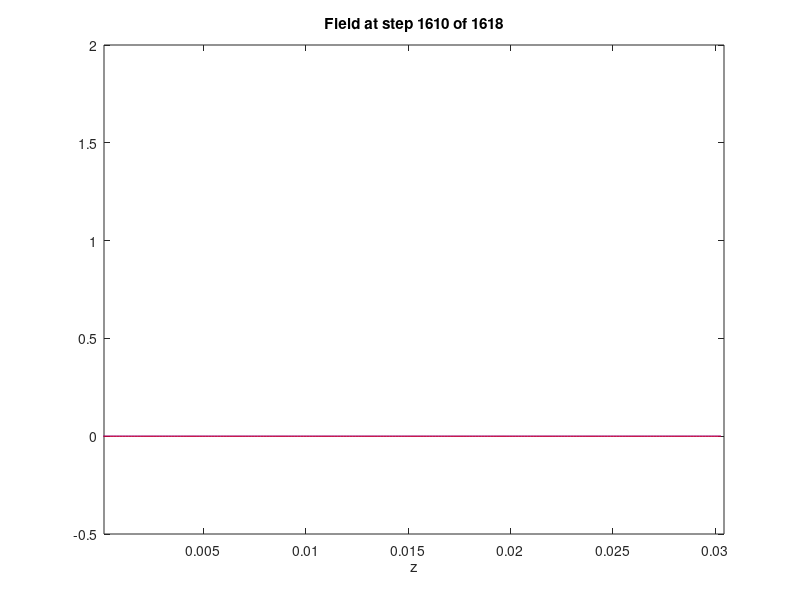

MATLAB code to generate this figure:
%fdtd1d_step2.m
% Add Gaussian source to FDTD Engine
%initialize matlab/octave
close all;
clc;
clear all;

%units MKS
meters = 1;
centimeters = 1e-2*meters;
millimeters = 1e-3*meters;
inches = 2.54 * centimeters;
feet = 12 * inches;

seconds = 1;

hertz = 1 / seconds;
kilohertz = 1e3 * hertz;
megahertz = 1e6 * hertz;
gigahertz = 1e9 * hertz;

%constants
c0 = 29979458 * meters/seconds; %speed of light
e0 = 8.8541878176e-12 * 1 / meters; %permitivity
u0 = 1.2566370614e-6 * 1 / meters; %permeability

%Open a figure
figure('color', 'w')
%%%%%%%% Dashboard %%%%%%%%%%%%%%
%Source Parameters
fmax = 5.0 * gigahertz;

%Grid Parameters
nmax = 1; %max refraction index
NLAM = 40; % grid resolution of ten points
NBUFZ = [100 100]; %buffer zone, 100 points before and after.

%%%%% Compute opimized grid %%%%%%
%Nominal resolution
lam0 = c0/fmax; %wavelength at max freq;
dz = lam0 / nmax / NLAM;

%Compute grid size
Nz = sum(NBUFZ) + 3; %number of point on the grid

% Comupute Grid Axis
za = [0:Nz-1] * dz; %grid axis

%%%%%% Buid device on grid %%%%%
%initialize material to free space
ER = ones(1, Nz);%relative permeability air
UR = ones(1, Nz);%relative permitivity

%%% Compute the source
%compute time step (dt)
nbc = sqrt(UR(1)*ER(1));
dt = nbc*dz/(2*c0); % one new cell in two time clicks

%compute source parameters
tau = 0.5/fmax;
t0 = 5*tau;

%Compute the number of time steps
tprop =nmax*Nz*dz/c0; %time it takes to traverse the grid
t = 2*t0 + 3*tprop;
STEPS = ceil(t/dt); %rounded total number of steps

%Compute the source
t = [0:STEPS-1]*dt; %time axis (reused variable t)
nz_src = round(Nz/2); %position of the source
Esrc = exp(-((t- t0)/tau).^2);

%%%% Initialize FDTD parameters %%%%%%
%Cimpute update coefficients
mEy = (c0*dt)./ER; 
mHx = (c0*dt)./UR; 

%Initialize fields
Ey = zeros(1, Nz);
Hx = zeros(1, Nz);
%initialize boundary conditions
H1=0; H2=0; H3=0;
E1=0; E2=0; E3=0;

%%%% Perform FDTD Analysis %%%%%
%%% Main Loop
for T = 1 :  STEPS
  % Update H from E
  for nz = 1: Nz-1
    Hx(nz) = Hx(nz) + mHx(nz)*( Ey(nz+1) - Ey(nz))/dz;
  end
  Hx(Nz) = Hx(Nz) + mHx(Nz)*( E3 - Ey(Nz))/dz;
  %Record H-field at boundary conditions
  H3 = H2;
  H2 = H1;
  H1 = Hx(1);
  
  %Update E from H
  Ey(1) = Ey(1) + mEy(1)*(Hx(1) - H3)/dz;
  for nz = 2 : Nz
    Ey(nz) = Ey(nz) + mEy(nz)*(Hx(nz) - Hx(nz-1))/dz;
  end
  
  %inject source
  Ey(nz_src) = Ey(nz_src) + Esrc(T);
 %Record E-field at boundary contition
  E3 = E2;
  E2 = E1;
  E1 = Ey(Nz);
  
  %Show status
  if ~mod(T,10)
    %show fields
    %draw1d(ER, Ey, Hz, dz);
    plot(za, Ey, 'b', za, Hx, 'r', linewidth=2);
    xlim([dz Nz*dz]);
    xlabel('z');
    title(['Field at step ' num2str(T) ' of ' num2str(STEPS)]);
    drawnow
  endif
endfor